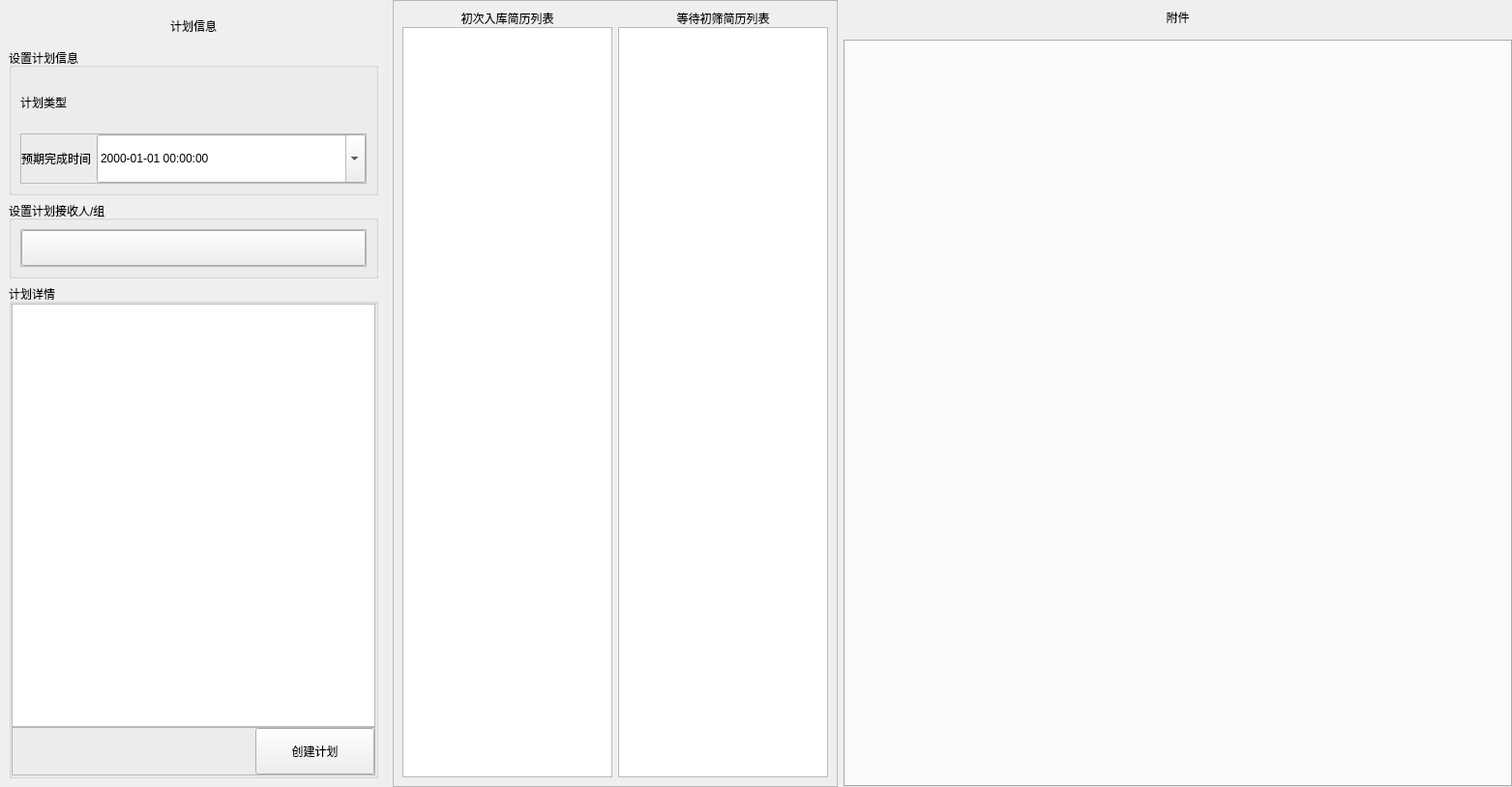
<?xml version="1.0" encoding="UTF-8"?>
<ui version="4.0">
 <class>PlanCreate</class>
 <widget class="QWidget" name="PlanCreate">
  <property name="geometry">
   <rect>
    <x>0</x>
    <y>0</y>
    <width>1563</width>
    <height>814</height>
   </rect>
  </property>
  <property name="windowTitle">
   <string>Form</string>
  </property>
  <layout class="QHBoxLayout" name="horizontalLayout_4" stretch="2,2,3">
   <property name="leftMargin">
    <number>0</number>
   </property>
   <property name="topMargin">
    <number>0</number>
   </property>
   <property name="rightMargin">
    <number>0</number>
   </property>
   <property name="bottomMargin">
    <number>0</number>
   </property>
   <item>
    <widget class="QFrame" name="verticalFrame">
     <property name="maximumSize">
      <size>
       <width>400</width>
       <height>16777215</height>
      </size>
     </property>
     <layout class="QVBoxLayout" name="verticalLayout_3" stretch="1,2,2,4">
      <item>
       <widget class="QLabel" name="lab_title">
        <property name="sizePolicy">
         <sizepolicy hsizetype="Preferred" vsizetype="Fixed">
          <horstretch>0</horstretch>
          <verstretch>0</verstretch>
         </sizepolicy>
        </property>
        <property name="maximumSize">
         <size>
          <width>16777215</width>
          <height>35</height>
         </size>
        </property>
        <property name="styleSheet">
         <string notr="true">font: 75 20pt &quot;微软雅黑&quot;;</string>
        </property>
        <property name="text">
         <string>计划信息</string>
        </property>
        <property name="alignment">
         <set>Qt::AlignCenter</set>
        </property>
       </widget>
      </item>
      <item>
       <widget class="QGroupBox" name="groupBox">
        <property name="maximumSize">
         <size>
          <width>16777215</width>
          <height>152</height>
         </size>
        </property>
        <property name="title">
         <string>设置计划信息</string>
        </property>
        <property name="checkable">
         <bool>false</bool>
        </property>
        <layout class="QVBoxLayout" name="verticalLayout">
         <item>
          <layout class="QHBoxLayout" name="horizontalLayout_12">
           <item>
            <widget class="QFrame" name="frame">
             <property name="frameShape">
              <enum>QFrame::NoFrame</enum>
             </property>
             <property name="frameShadow">
              <enum>QFrame::Raised</enum>
             </property>
             <layout class="QHBoxLayout" name="horizontalLayout">
              <property name="leftMargin">
               <number>0</number>
              </property>
              <property name="topMargin">
               <number>0</number>
              </property>
              <property name="rightMargin">
               <number>0</number>
              </property>
              <property name="bottomMargin">
               <number>0</number>
              </property>
              <item>
               <widget class="QLabel" name="label_2">
                <property name="sizePolicy">
                 <sizepolicy hsizetype="Maximum" vsizetype="Preferred">
                  <horstretch>0</horstretch>
                  <verstretch>0</verstretch>
                 </sizepolicy>
                </property>
                <property name="text">
                 <string>计划类型</string>
                </property>
                <property name="alignment">
                 <set>Qt::AlignLeading|Qt::AlignLeft|Qt::AlignVCenter</set>
                </property>
               </widget>
              </item>
              <item>
               <widget class="QLabel" name="lab_plan_type">
                <property name="text">
                 <string/>
                </property>
                <property name="alignment">
                 <set>Qt::AlignCenter</set>
                </property>
               </widget>
              </item>
             </layout>
            </widget>
           </item>
          </layout>
         </item>
         <item>
          <layout class="QHBoxLayout" name="horizontalLayout_3">
           <item>
            <widget class="QFrame" name="frame_9">
             <property name="frameShape">
              <enum>QFrame::StyledPanel</enum>
             </property>
             <property name="frameShadow">
              <enum>QFrame::Raised</enum>
             </property>
             <layout class="QHBoxLayout" name="horizontalLayout_10">
              <property name="leftMargin">
               <number>0</number>
              </property>
              <property name="topMargin">
               <number>0</number>
              </property>
              <property name="rightMargin">
               <number>0</number>
              </property>
              <property name="bottomMargin">
               <number>0</number>
              </property>
              <item>
               <widget class="QLabel" name="label">
                <property name="sizePolicy">
                 <sizepolicy hsizetype="Maximum" vsizetype="Preferred">
                  <horstretch>0</horstretch>
                  <verstretch>0</verstretch>
                 </sizepolicy>
                </property>
                <property name="text">
                 <string>预期完成时间</string>
                </property>
               </widget>
              </item>
              <item>
               <widget class="QDateTimeEdit" name="date_node_time">
                <property name="sizePolicy">
                 <sizepolicy hsizetype="Expanding" vsizetype="Preferred">
                  <horstretch>0</horstretch>
                  <verstretch>0</verstretch>
                 </sizepolicy>
                </property>
                <property name="minimumSize">
                 <size>
                  <width>156</width>
                  <height>0</height>
                 </size>
                </property>
                <property name="buttonSymbols">
                 <enum>QAbstractSpinBox::NoButtons</enum>
                </property>
                <property name="displayFormat">
                 <string>yyyy-MM-dd HH:mm:ss</string>
                </property>
                <property name="calendarPopup">
                 <bool>true</bool>
                </property>
               </widget>
              </item>
             </layout>
            </widget>
           </item>
          </layout>
         </item>
        </layout>
       </widget>
      </item>
      <item>
       <widget class="QGroupBox" name="groupBox_2">
        <property name="maximumSize">
         <size>
          <width>16777215</width>
          <height>80</height>
         </size>
        </property>
        <property name="title">
         <string>设置计划接收人/组</string>
        </property>
        <layout class="QHBoxLayout" name="horizontalLayout_2">
         <item>
          <widget class="QFrame" name="frame_6">
           <property name="frameShape">
            <enum>QFrame::StyledPanel</enum>
           </property>
           <property name="frameShadow">
            <enum>QFrame::Raised</enum>
           </property>
           <layout class="QHBoxLayout" name="horizontalLayout_8">
            <property name="leftMargin">
             <number>0</number>
            </property>
            <property name="topMargin">
             <number>0</number>
            </property>
            <property name="rightMargin">
             <number>0</number>
            </property>
            <property name="bottomMargin">
             <number>0</number>
            </property>
            <item>
             <widget class="QPushButton" name="btn_sel_receiver">
              <property name="sizePolicy">
               <sizepolicy hsizetype="Minimum" vsizetype="Preferred">
                <horstretch>0</horstretch>
                <verstretch>0</verstretch>
               </sizepolicy>
              </property>
              <property name="text">
               <string/>
              </property>
             </widget>
            </item>
           </layout>
          </widget>
         </item>
        </layout>
       </widget>
      </item>
      <item>
       <widget class="QGroupBox" name="groupBox_3">
        <property name="maximumSize">
         <size>
          <width>16777215</width>
          <height>16777215</height>
         </size>
        </property>
        <property name="title">
         <string>计划详情</string>
        </property>
        <layout class="QGridLayout" name="gridLayout_2">
         <property name="leftMargin">
          <number>0</number>
         </property>
         <property name="topMargin">
          <number>0</number>
         </property>
         <property name="rightMargin">
          <number>0</number>
         </property>
         <property name="bottomMargin">
          <number>0</number>
         </property>
         <property name="spacing">
          <number>0</number>
         </property>
         <item row="0" column="0">
          <widget class="QTextEdit" name="edit_detail">
           <property name="frameShadow">
            <enum>QFrame::Raised</enum>
           </property>
          </widget>
         </item>
         <item row="1" column="0">
          <widget class="QFrame" name="frame_7">
           <property name="minimumSize">
            <size>
             <width>0</width>
             <height>50</height>
            </size>
           </property>
           <property name="frameShape">
            <enum>QFrame::StyledPanel</enum>
           </property>
           <property name="frameShadow">
            <enum>QFrame::Raised</enum>
           </property>
           <layout class="QHBoxLayout" name="horizontalLayout_14">
            <property name="leftMargin">
             <number>0</number>
            </property>
            <property name="topMargin">
             <number>0</number>
            </property>
            <property name="rightMargin">
             <number>0</number>
            </property>
            <property name="bottomMargin">
             <number>0</number>
            </property>
            <item>
             <layout class="QHBoxLayout" name="horizontalLayout_13" stretch="2,1">
              <item>
               <widget class="QLabel" name="lab_msg">
                <property name="sizePolicy">
                 <sizepolicy hsizetype="Expanding" vsizetype="Preferred">
                  <horstretch>0</horstretch>
                  <verstretch>0</verstretch>
                 </sizepolicy>
                </property>
                <property name="styleSheet">
                 <string notr="true">#lab_msg[success=true]{
    background-color:rgba(255,255,255,0);
    color:#00cc00;
    border-width:0px;
}

#lab_msg[success=false]{
    background-color:rgba(255,255,255,0);
    color:#cc0000;
    border-width:0px;
}</string>
                </property>
                <property name="text">
                 <string/>
                </property>
                <property name="alignment">
                 <set>Qt::AlignRight|Qt::AlignTrailing|Qt::AlignVCenter</set>
                </property>
               </widget>
              </item>
              <item>
               <widget class="QPushButton" name="btn_create_plan">
                <property name="sizePolicy">
                 <sizepolicy hsizetype="Expanding" vsizetype="Preferred">
                  <horstretch>0</horstretch>
                  <verstretch>0</verstretch>
                 </sizepolicy>
                </property>
                <property name="maximumSize">
                 <size>
                  <width>16777215</width>
                  <height>80</height>
                 </size>
                </property>
                <property name="text">
                 <string>创建计划</string>
                </property>
               </widget>
              </item>
             </layout>
            </item>
           </layout>
          </widget>
         </item>
        </layout>
       </widget>
      </item>
     </layout>
    </widget>
   </item>
   <item>
    <widget class="QFrame" name="frame_2">
     <property name="frameShape">
      <enum>QFrame::StyledPanel</enum>
     </property>
     <property name="frameShadow">
      <enum>QFrame::Raised</enum>
     </property>
     <layout class="QGridLayout" name="gridLayout">
      <property name="verticalSpacing">
       <number>0</number>
      </property>
      <item row="1" column="1">
       <widget class="QTableView" name="table_attached">
        <attribute name="verticalHeaderVisible">
         <bool>false</bool>
        </attribute>
       </widget>
      </item>
      <item row="1" column="0">
       <widget class="QTableView" name="table_archive">
        <attribute name="verticalHeaderVisible">
         <bool>false</bool>
        </attribute>
       </widget>
      </item>
      <item row="0" column="0">
       <widget class="QLabel" name="label_4">
        <property name="text">
         <string>初次入库简历列表</string>
        </property>
        <property name="alignment">
         <set>Qt::AlignCenter</set>
        </property>
       </widget>
      </item>
      <item row="0" column="1">
       <widget class="QLabel" name="label_5">
        <property name="text">
         <string>等待初筛简历列表</string>
        </property>
        <property name="alignment">
         <set>Qt::AlignCenter</set>
        </property>
       </widget>
      </item>
     </layout>
    </widget>
   </item>
   <item>
    <layout class="QVBoxLayout" name="verticalLayout_2" stretch="1,0">
     <property name="topMargin">
      <number>0</number>
     </property>
     <property name="rightMargin">
      <number>0</number>
     </property>
     <item>
      <widget class="QLabel" name="label_3">
       <property name="maximumSize">
        <size>
         <width>16777215</width>
         <height>35</height>
        </size>
       </property>
       <property name="styleSheet">
        <string notr="true">font: 75 20pt &quot;微软雅黑&quot;;</string>
       </property>
       <property name="text">
        <string>附件</string>
       </property>
       <property name="alignment">
        <set>Qt::AlignCenter</set>
       </property>
      </widget>
     </item>
     <item>
      <widget class="QTabWidget" name="frm_attached"/>
     </item>
    </layout>
   </item>
  </layout>
 </widget>
 <resources/>
 <connections/>
</ui>
